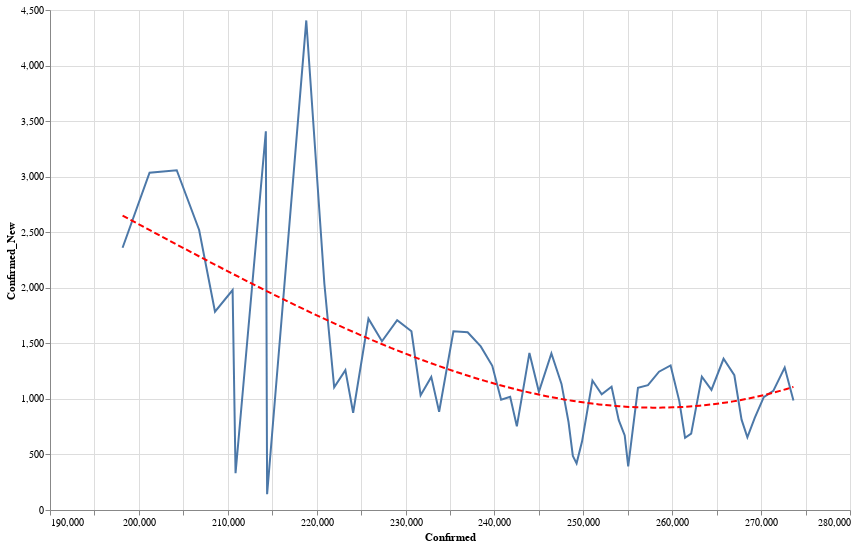

Write notebook code for a chart like this one.
### Code cell
data = county_data('CA')
state = alt.Chart(data[data['County'] == 'Los Angeles'].sort_values('Date').tail(60)).mark_line().encode(
    x='Confirmed:Q',
    y='Confirmed_New:Q'
)
reg = state.transform_regression("Confirmed", "Confirmed_New", method="poly").mark_line(color='red', strokeDash=[6,3])
(state+reg).properties(width=800, height=500).interactive()

### Figure 1 — Vega-Lite specification as saved in the notebook (floating-point values rounded to 4 significant figures)
{"config": {"view": {"continuousWidth": 400, "continuousHeight": 300}}, "layer": [{"mark": "line", "encoding": {"x": {"type": "quantitative", "field": "Confirmed"}, "y": {"type": "quantitative", "field": "Confirmed_New"}}, "selection": {"selector006": {"type": "interval", "bind": "scales", "encodings": ["x", "y"]}}}, {"mark": {"type": "line", "color": "red", "strokeDash": [6, 3]}, "encoding": {"x": {"type": "quantitative", "field": "Confirmed"}, "y": {"type": "quantitative", "field": "Confirmed_New"}}, "transform": [{"on": "Confirmed", "regression": "Confirmed_New", "method": "poly"}]}], "data": {"name": "data-1a7bf5ee32743142ff60fc8cc2a5a99f"}, "height": 500, "width": 800, "$schema": "https://vega.github.io/schema/vega-lite/v4.8.1.json", "datasets": {"data-1a7bf5ee32743142ff60fc8cc2a5a99f": [{"County": "Los Angeles", "Date": "08-05-2020", "Confirmed": 198200.0, "Deaths": 4827.0, "Recovered": 0.0, "Confirmed_New": 2360.0, "Deaths_New": 67.0, "Recovered_New": 0.0, "Active": 193300.0}, {"County": "Los Angeles", "Date": "08-06-2020", "Confirmed": 201200.0, "Deaths": 4869.0, "Recovered": 0.0, "Confirmed_New": 3035.0, "Deaths_New": 42.0, "Recovered_New": 0.0, "Active": 196300.0}, {"County": "Los Angeles", "Date": "08-07-2020", "Confirmed": 204300.0, "Deaths": 4919.0, "Recovered": 0.0, "Confirmed_New": 3058.0, "Deaths_New": 50.0, "Recovered_New": 0.0, "Active": 199300.0}, {"County": "Los Angeles", "Date": "08-08-2020", "Confirmed": 206800.0, "Deaths": 4967.0, "Recovered": 0.0, "Confirmed_New": 2520.0, "Deaths_New": 48.0, "Recovered_New": 0.0, "Active": 201800.0}, {"County": "Los Angeles", "Date": "08-09-2020", "Confirmed": 208600.0, "Deaths": 4977.0, "Recovered": 0.0, "Confirmed_New": 1785.0, "Deaths_New": 10.0, "Recovered_New": 0.0, "Active": 203600.0}, {"County": "Los Angeles", "Date": "08-10-2020", "Confirmed": 210500.0, "Deaths": 4998.0, "Recovered": 0.0, "Confirmed_New": 1980.0, "Deaths_New": 21.0, "Recovered_New": 0.0, "Active": 205500.0}, {"County": "Los Angeles", "Date": "08-11-2020", "Confirmed": 210900.0, "Deaths": 4999.0, "Recovered": 0.0, "Confirmed_New": 331.0, "Deaths_New": 1.0, "Recovered_New": 0.0, "Active": 205900.0}, {"County": "Los Angeles", "Date": "08-12-2020", "Confirmed": 214300.0, "Deaths": 5112.0, "Recovered": 0.0, "Confirmed_New": 3409.0, "Deaths_New": 113.0, "Recovered_New": 0.0, "Active": 209200.0}, {"County": "Los Angeles", "Date": "08-13-2020", "Confirmed": 214400.0, "Deaths": 5113.0, "Recovered": 0.0, "Confirmed_New": 142.0, "Deaths_New": 1.0, "Recovered_New": 0.0, "Active": 209300.0}, {"County": "Los Angeles", "Date": "08-14-2020", "Confirmed": 218800.0, "Deaths": 5215.0, "Recovered": 0.0, "Confirmed_New": 4406.0, "Deaths_New": 102.0, "Recovered_New": 0.0, "Active": 213600.0}, {"County": "Los Angeles", "Date": "08-15-2020", "Confirmed": 220900.0, "Deaths": 5246.0, "Recovered": 0.0, "Confirmed_New": 2036.0, "Deaths_New": 31.0, "Recovered_New": 0.0, "Active": 215600.0}, {"County": "Los Angeles", "Date": "08-16-2020", "Confirmed": 222000.0, "Deaths": 5254.0, "Recovered": 0.0, "Confirmed_New": 1104.0, "Deaths_New": 8.0, "Recovered_New": 0.0, "Active": 216700.0}, {"County": "Los Angeles", "Date": "08-17-2020", "Confirmed": 223200.0, "Deaths": 5273.0, "Recovered": 0.0, "Confirmed_New": 1259.0, "Deaths_New": 19.0, "Recovered_New": 0.0, "Active": 218000.0}, {"County": "Los Angeles", "Date": "08-18-2020", "Confirmed": 224100.0, "Deaths": 5340.0, "Recovered": 0.0, "Confirmed_New": 875.0, "Deaths_New": 67.0, "Recovered_New": 0.0, "Active": 218800.0}, {"County": "Los Angeles", "Date": "08-19-2020", "Confirmed": 225800.0, "Deaths": 5392.0, "Recovered": 0.0, "Confirmed_New": 1722.0, "Deaths_New": 52.0, "Recovered_New": 0.0, "Active": 220400.0}, {"County": "Los Angeles", "Date": "08-20-2020", "Confirmed": 227300.0, "Deaths": 5446.0, "Recovered": 0.0, "Confirmed_New": 1519.0, "Deaths_New": 54.0, "Recovered_New": 0.0, "Active": 221900.0}, {"County": "Los Angeles", "Date": "08-21-2020", "Confirmed": 229100.0, "Deaths": 5491.0, "Recovered": 0.0, "Confirmed_New": 1708.0, "Deaths_New": 45.0, "Recovered_New": 0.0, "Active": 223600.0}, {"County": "Los Angeles", "Date": "08-22-2020", "Confirmed": 230700.0, "Deaths": 5537.0, "Recovered": 0.0, "Confirmed_New": 1608.0, "Deaths_New": 46.0, "Recovered_New": 0.0, "Active": 225100.0}, {"County": "Los Angeles", "Date": "08-23-2020", "Confirmed": 231700.0, "Deaths": 5545.0, "Recovered": 0.0, "Confirmed_New": 1033.0, "Deaths_New": 8.0, "Recovered_New": 0.0, "Active": 226200.0}, {"County": "Los Angeles", "Date": "08-24-2020", "Confirmed": 232900.0, "Deaths": 5558.0, "Recovered": 0.0, "Confirmed_New": 1198.0, "Deaths_New": 13.0, "Recovered_New": 0.0, "Active": 227300.0}, {"County": "Los Angeles", "Date": "08-25-2020", "Confirmed": 233800.0, "Deaths": 5605.0, "Recovered": 0.0, "Confirmed_New": 884.0, "Deaths_New": 47.0, "Recovered_New": 0.0, "Active": 228200.0}, {"County": "Los Angeles", "Date": "08-26-2020", "Confirmed": 235400.0, "Deaths": 5663.0, "Recovered": 0.0, "Confirmed_New": 1609.0, "Deaths_New": 58.0, "Recovered_New": 0.0, "Active": 229700.0}, {"County": "Los Angeles", "Date": "08-27-2020", "Confirmed": 237000.0, "Deaths": 5701.0, "Recovered": 0.0, "Confirmed_New": 1600.0, "Deaths_New": 38.0, "Recovered_New": 0.0, "Active": 231300.0}, {"County": "Los Angeles", "Date": "08-28-2020", "Confirmed": 238500.0, "Deaths": 5732.0, "Recovered": 0.0, "Confirmed_New": 1472.0, "Deaths_New": 31.0, "Recovered_New": 0.0, "Active": 232700.0}, {"County": "Los Angeles", "Date": "08-29-2020", "Confirmed": 239800.0, "Deaths": 5759.0, "Recovered": 0.0, "Confirmed_New": 1298.0, "Deaths_New": 27.0, "Recovered_New": 0.0, "Active": 234000.0}, {"County": "Los Angeles", "Date": "08-30-2020", "Confirmed": 240700.0, "Deaths": 5769.0, "Recovered": 0.0, "Confirmed_New": 993.0, "Deaths_New": 10.0, "Recovered_New": 0.0, "Active": 235000.0}, {"County": "Los Angeles", "Date": "08-31-2020", "Confirmed": 241800.0, "Deaths": 5784.0, "Recovered": 0.0, "Confirmed_New": 1019.0, "Deaths_New": 15.0, "Recovered_New": 0.0, "Active": 236000.0}, {"County": "Los Angeles", "Date": "09-01-2020", "Confirmed": 242500.0, "Deaths": 5829.0, "Recovered": 0.0, "Confirmed_New": 753.0, "Deaths_New": 45.0, "Recovered_New": 0.0, "Active": 236700.0}, {"County": "Los Angeles", "Date": "09-02-2020", "Confirmed": 243900.0, "Deaths": 5878.0, "Recovered": 0.0, "Confirmed_New": 1414.0, "Deaths_New": 49.0, "Recovered_New": 0.0, "Active": 238100.0}, {"County": "Los Angeles", "Date": "09-03-2020", "Confirmed": 245000.0, "Deaths": 5932.0, "Recovered": 0.0, "Confirmed_New": 1064.0, "Deaths_New": 54.0, "Recovered_New": 0.0, "Active": 239100.0}, {"County": "Los Angeles", "Date": "09-04-2020", "Confirmed": 246400.0, "Deaths": 5977.0, "Recovered": 0.0, "Confirmed_New": 1408.0, "Deaths_New": 45.0, "Recovered_New": 0.0, "Active": 240400.0}, {"County": "Los Angeles", "Date": "09-05-2020", "Confirmed": 247500.0, "Deaths": 6000.0, "Recovered": 0.0, "Confirmed_New": 1135.0, "Deaths_New": 23.0, "Recovered_New": 0.0, "Active": 241500.0}, {"County": "Los Angeles", "Date": "09-06-2020", "Confirmed": 248300.0, "Deaths": 6005.0, "Recovered": 0.0, "Confirmed_New": 792.0, "Deaths_New": 5.0, "Recovered_New": 0.0, "Active": 242300.0}, {"County": "Los Angeles", "Date": "09-07-2020", "Confirmed": 248800.0, "Deaths": 6030.0, "Recovered": 0.0, "Confirmed_New": 487.0, "Deaths_New": 25.0, "Recovered_New": 0.0, "Active": 242800.0}, {"County": "Los Angeles", "Date": "09-08-2020", "Confirmed": 249200.0, "Deaths": 6036.0, "Recovered": 0.0, "Confirmed_New": 420.0, "Deaths_New": 6.0, "Recovered_New": 0.0, "Active": 243200.0}, {"County": "Los Angeles", "Date": "09-09-2020", "Confirmed": 249900.0, "Deaths": 6090.0, "Recovered": 0.0, "Confirmed_New": 618.0, "Deaths_New": 54.0, "Recovered_New": 0.0, "Active": 243800.0}, {"County": "Los Angeles", "Date": "09-10-2020", "Confirmed": 251000.0, "Deaths": 6128.0, "Recovered": 0.0, "Confirmed_New": 1165.0, "Deaths_New": 38.0, "Recovered_New": 0.0, "Active": 244900.0}, {"County": "Los Angeles", "Date": "09-11-2020", "Confirmed": 252100.0, "Deaths": 6171.0, "Recovered": 0.0, "Confirmed_New": 1042.0, "Deaths_New": 43.0, "Recovered_New": 0.0, "Active": 245900.0}, {"County": "Los Angeles", "Date": "09-12-2020", "Confirmed": 253200.0, "Deaths": 6197.0, "Recovered": 0.0, "Confirmed_New": 1110.0, "Deaths_New": 26.0, "Recovered_New": 0.0, "Active": 247000.0}, {"County": "Los Angeles", "Date": "09-13-2020", "Confirmed": 254000.0, "Deaths": 6208.0, "Recovered": 0.0, "Confirmed_New": 809.0, "Deaths_New": 11.0, "Recovered_New": 0.0, "Active": 247800.0}, {"County": "Los Angeles", "Date": "09-14-2020", "Confirmed": 254700.0, "Deaths": 6231.0, "Recovered": 0.0, "Confirmed_New": 671.0, "Deaths_New": 23.0, "Recovered_New": 0.0, "Active": 248400.0}, {"County": "Los Angeles", "Date": "09-15-2020", "Confirmed": 255000.0, "Deaths": 6273.0, "Recovered": 0.0, "Confirmed_New": 393.0, "Deaths_New": 42.0, "Recovered_New": 0.0, "Active": 248800.0}, {"County": "Los Angeles", "Date": "09-16-2020", "Confirmed": 256100.0, "Deaths": 6303.0, "Recovered": 0.0, "Confirmed_New": 1099.0, "Deaths_New": 30.0, "Recovered_New": 0.0, "Active": 249800.0}, {"County": "Los Angeles", "Date": "09-17-2020", "Confirmed": 257300.0, "Deaths": 6324.0, "Recovered": 0.0, "Confirmed_New": 1123.0, "Deaths_New": 21.0, "Recovered_New": 0.0, "Active": 250900.0}, {"County": "Los Angeles", "Date": "09-18-2020", "Confirmed": 258500.0, "Deaths": 6330.0, "Recovered": 0.0, "Confirmed_New": 1245.0, "Deaths_New": 6.0, "Recovered_New": 0.0, "Active": 252200.0}, {"County": "Los Angeles", "Date": "09-19-2020", "Confirmed": 259800.0, "Deaths": 6330.0, "Recovered": 0.0, "Confirmed_New": 1301.0, "Deaths_New": 0.0, "Recovered_New": 0.0, "Active": 253500.0}, {"County": "Los Angeles", "Date": "09-20-2020", "Confirmed": 260800.0, "Deaths": 6353.0, "Recovered": 0.0, "Confirmed_New": 980.0, "Deaths_New": 23.0, "Recovered_New": 0.0, "Active": 254400.0}, {"County": "Los Angeles", "Date": "09-21-2020", "Confirmed": 261400.0, "Deaths": 6366.0, "Recovered": 0.0, "Confirmed_New": 649.0, "Deaths_New": 13.0, "Recovered_New": 0.0, "Active": 255100.0}, {"County": "Los Angeles", "Date": "09-22-2020", "Confirmed": 262100.0, "Deaths": 6401.0, "Recovered": 0.0, "Confirmed_New": 687.0, "Deaths_New": 35.0, "Recovered_New": 0.0, "Active": 255700.0}, {"County": "Los Angeles", "Date": "09-23-2020", "Confirmed": 263300.0, "Deaths": 6423.0, "Recovered": 0.0, "Confirmed_New": 1200.0, "Deaths_New": 22.0, "Recovered_New": 0.0, "Active": 256900.0}, {"County": "Los Angeles", "Date": "09-24-2020", "Confirmed": 264400.0, "Deaths": 6455.0, "Recovered": 0.0, "Confirmed_New": 1081.0, "Deaths_New": 32.0, "Recovered_New": 0.0, "Active": 258000.0}, {"County": "Los Angeles", "Date": "09-25-2020", "Confirmed": 265800.0, "Deaths": 6488.0, "Recovered": 0.0, "Confirmed_New": 1361.0, "Deaths_New": 33.0, "Recovered_New": 0.0, "Active": 259300.0}, {"County": "Los Angeles", "Date": "09-26-2020", "Confirmed": 267000.0, "Deaths": 6504.0, "Recovered": 0.0, "Confirmed_New": 1213.0, "Deaths_New": 16.0, "Recovered_New": 0.0, "Active": 260500.0}, {"County": "Los Angeles", "Date": "09-27-2020", "Confirmed": 267800.0, "Deaths": 6514.0, "Recovered": 0.0, "Confirmed_New": 813.0, "Deaths_New": 10.0, "Recovered_New": 0.0, "Active": 261300.0}, {"County": "Los Angeles", "Date": "09-28-2020", "Confirmed": 268500.0, "Deaths": 6515.0, "Recovered": 0.0, "Confirmed_New": 654.0, "Deaths_New": 1.0, "Recovered_New": 0.0, "Active": 261900.0}, {"County": "Los Angeles", "Date": "09-29-2020", "Confirmed": 269300.0, "Deaths": 6551.0, "Recovered": 0.0, "Confirmed_New": 829.0, "Deaths_New": 36.0, "Recovered_New": 0.0, "Active": 262700.0}, {"County": "Los Angeles", "Date": "09-30-2020", "Confirmed": 270300.0, "Deaths": 6576.0, "Recovered": 0.0, "Confirmed_New": 1015.0, "Deaths_New": 25.0, "Recovered_New": 0.0, "Active": 263700.0}, {"County": "Los Angeles", "Date": "10-01-2020", "Confirmed": 271400.0, "Deaths": 6610.0, "Recovered": 0.0, "Confirmed_New": 1072.0, "Deaths_New": 34.0, "Recovered_New": 0.0, "Active": 264800.0}, {"County": "Los Angeles", "Date": "10-02-2020", "Confirmed": 272700.0, "Deaths": 6626.0, "Recovered": 0.0, "Confirmed_New": 1282.0, "Deaths_New": 16.0, "Recovered_New": 0.0, "Active": 266000.0}, {"County": "Los Angeles", "Date": "10-03-2020", "Confirmed": 273600.0, "Deaths": 6642.0, "Recovered": 0.0, "Confirmed_New": 985.0, "Deaths_New": 16.0, "Recovered_New": 0.0, "Active": 267000.0}]}}
